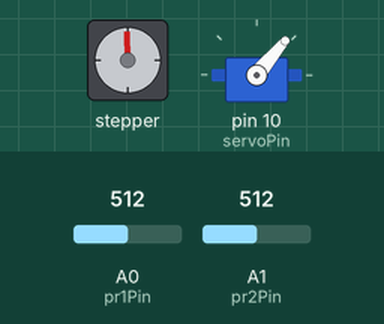
This sketch was run on a simulated Arduino Uno, built with avr-gcc and run on an emulated ATmega328P. Shown: stepper motor, servo. Wiring (inferred from the names in the program): stepper motor driver (200 steps per turn assumed): step pin 6; direction pin 7. The inputs (shaded band) are chosen by the test bench; at power-on: A0 (pr1Pin) = 512, A1 (pr2Pin) = 512. What the sketch prints to the serial monitor is not drawn.

Above: at 1.3 s.
1.4 s: A0 (pr1Pin) set to 716
11.5 s: A1 (pr2Pin) set to 716
At 14.8 s:
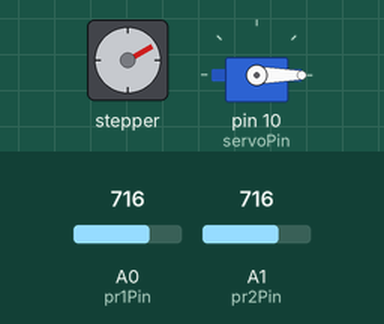
15.0 s: A0 (pr1Pin) set to 900
At 16.7 s:
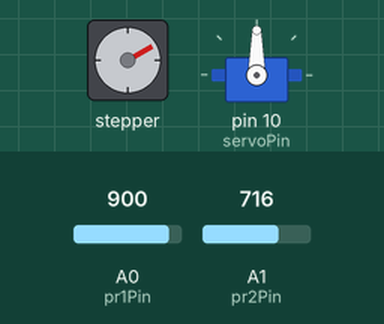
25.1 s: A1 (pr2Pin) set to 900
28.6 s: A0 (pr1Pin) set to 1010
At 30.7 s:
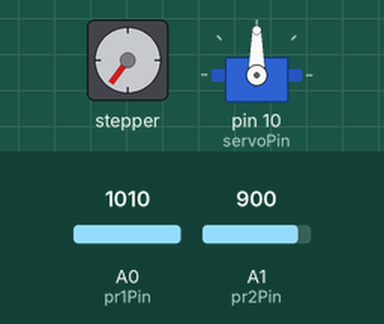
38.7 s: A1 (pr2Pin) set to 1010
At 41.9 s:
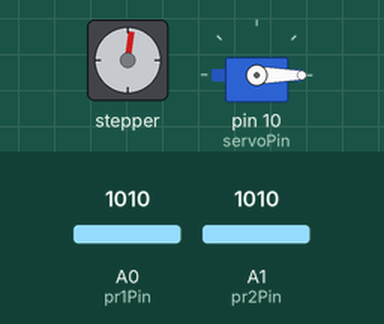
Timing chart, 0 to 73.1 s (numbered marks = the images above; inputs shaded):
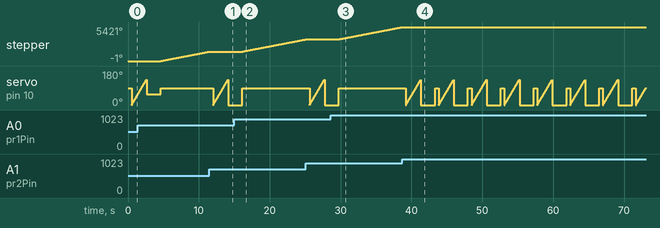

Measured:
- after the input at 11.5 s, stepper: goes on until 11.5 s, then stays 1501°
- after the input at 15.0 s, servo on pin 10 (servoPin): goes on until 16.1 s, then stays 90°
- after the input at 28.6 s, servo on pin 10 (servoPin): goes on until 29.7 s, then stays 90°

The sketch:

abeeshan_p_v2.ino
```cpp
// Program By:     Abeeshan Poologarajah, 500845623
// Course:         MEC 830 Section 04
// Project:        Project #1 - 2-DOF Solar Tracker Robot Arm
// Date:           October 29, 2021

// Description:  Using 2 photoresistors, find azimuth and altitude for max light intensity


#include <Servo.h>
Servo myservo;

#define stepPin 6
#define dirPin 7

#define servoPin 10

#define pr1Pin A0
#define pr2Pin A1

double pr1_val, pr2_val; // photoresistor light reading values
int delay_time = 50000;  // stepper motor delay time between each step it takes

void setup() {
  Serial.begin(9600);
  pinMode(stepPin, OUTPUT);
  pinMode(dirPin, OUTPUT);
  myservo.attach(servoPin);
  myservo.write(90);
}

void loop(){
  azimuth();          // find ideal azimuth position by finding when the difference b/w the photoresistor values is 0
  delay(500);
  altitude();         // find ideal altitude position by finding the servo angle position where light intensity is max
  myservo.write(90);  // after finding correct azimuth and altitude position, reset altitude back to 90 deg
}

// solar tracker reads the photoresistor difference, compares difference with minimum difference until it hits 0
void azimuth() {
  double min_difference = 1000;   //arbitary large value
  double current_difference;

  // dead while loop so that stepper turns until min_difference = 0 (when both photoresistors are reading the same value)
  while(1){
    take_step();
    current_difference = read_and_direction();
    Serial.println(current_difference);

    if (current_difference < min_difference){
      min_difference = current_difference;    // updates minimum difference
    }
    if (min_difference == 0){
      Serial.println(min_difference);
      break;  // break out of loop after ideal azimuth position is found
    }
  }
}

// sweeps servo from 0 deg to 135 deg and finds ideal position where max light intensity occurs by only reading one of the photoresistors
void altitude(){
  double max_intensity = 0 ;  // arbitray min value
  double current_intensity;
  int ideal_pos;

  for (int pos = 0; pos <= 135; pos++){
    myservo.write(pos);
    current_intensity = analogRead(pr1Pin);;
    Serial.println(current_intensity);
    if (current_intensity > max_intensity){
      max_intensity = current_intensity;  // update max light intensity value
      ideal_pos = pos;                    // update ideal pos for corresponding max light intensity value
    }
    delay(15);  // delay between each servo angle increment
  }

   myservo.write(ideal_pos);  // once servo sweeps and finds ideal position, servo should now go to that ideal pos
   delay(2000);               // wait 2 seconds before solar tracker starts to try to find new "sun" position
}

// reads photoresistor values, sets motor direction (CW/CCW), and returns the absolute value of the difference b/w the photoresistor light values
double read_and_direction(){
  pr1_val = analogRead(pr1Pin);
  pr2_val = analogRead(pr2Pin);

  if (pr1_val >= pr2_val){
     digitalWrite(dirPin, HIGH); // Set motor direction CW
  }
  if (pr1_val < pr2_val){
     digitalWrite(dirPin, LOW); // Set motor direction CW
  }
  double difference = abs(pr1_val - pr2_val);
  return difference;
}

// stepper motor takes 1 step in the direction determined in the "read_and_direction" function
void take_step(){
  digitalWrite(stepPin, HIGH);
  delayMicroseconds(delay_time);
  digitalWrite(stepPin, LOW);
  delayMicroseconds(delay_time);
  //delay(50);
}
```
